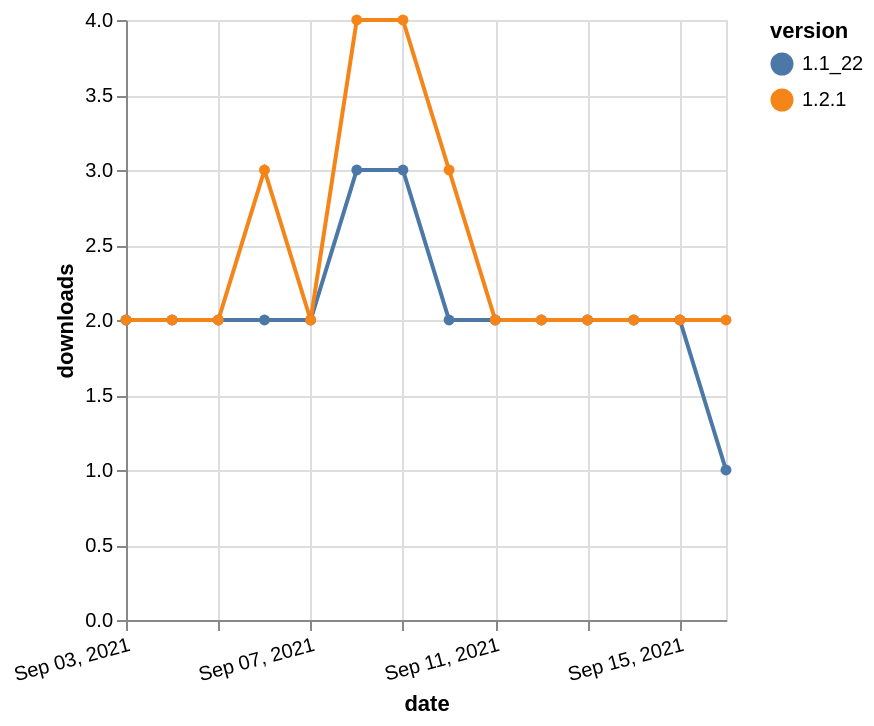

Vega-Lite specification for this chart:
### Vega-Lite specification from a JSON file in a GitHub repository (floating-point values rounded to 4 significant figures)
{"$schema": "https://vega.github.io/schema/vega-lite/v5.json", "description": "A simple bar chart with embedded data.", "data": {"values": [{"date": "2021-09-03", "total": 2087, "delta": 2, "version": "1.1_22"}, {"date": "2021-09-04", "total": 2089, "delta": 2, "version": "1.1_22"}, {"date": "2021-09-05", "total": 2091, "delta": 2, "version": "1.1_22"}, {"date": "2021-09-06", "total": 2093, "delta": 2, "version": "1.1_22"}, {"date": "2021-09-07", "total": 2095, "delta": 2, "version": "1.1_22"}, {"date": "2021-09-08", "total": 2098, "delta": 3, "version": "1.1_22"}, {"date": "2021-09-09", "total": 2101, "delta": 3, "version": "1.1_22"}, {"date": "2021-09-10", "total": 2103, "delta": 2, "version": "1.1_22"}, {"date": "2021-09-11", "total": 2105, "delta": 2, "version": "1.1_22"}, {"date": "2021-09-12", "total": 2107, "delta": 2, "version": "1.1_22"}, {"date": "2021-09-13", "total": 2109, "delta": 2, "version": "1.1_22"}, {"date": "2021-09-14", "total": 2111, "delta": 2, "version": "1.1_22"}, {"date": "2021-09-15", "total": 2113, "delta": 2, "version": "1.1_22"}, {"date": "2021-09-16", "total": 2114, "delta": 1, "version": "1.1_22"}, {"date": "2021-09-03", "total": 1943, "delta": 2, "version": "1.2.1"}, {"date": "2021-09-04", "total": 1945, "delta": 2, "version": "1.2.1"}, {"date": "2021-09-05", "total": 1947, "delta": 2, "version": "1.2.1"}, {"date": "2021-09-06", "total": 1950, "delta": 3, "version": "1.2.1"}, {"date": "2021-09-07", "total": 1952, "delta": 2, "version": "1.2.1"}, {"date": "2021-09-08", "total": 1956, "delta": 4, "version": "1.2.1"}, {"date": "2021-09-09", "total": 1960, "delta": 4, "version": "1.2.1"}, {"date": "2021-09-10", "total": 1963, "delta": 3, "version": "1.2.1"}, {"date": "2021-09-11", "total": 1965, "delta": 2, "version": "1.2.1"}, {"date": "2021-09-12", "total": 1967, "delta": 2, "version": "1.2.1"}, {"date": "2021-09-13", "total": 1969, "delta": 2, "version": "1.2.1"}, {"date": "2021-09-14", "total": 1971, "delta": 2, "version": "1.2.1"}, {"date": "2021-09-15", "total": 1973, "delta": 2, "version": "1.2.1"}, {"date": "2021-09-16", "total": 1975, "delta": 2, "version": "1.2.1"}]}, "width": "container", "mark": {"type": "line", "point": {"filled": true}}, "encoding": {"x": {"field": "date", "type": "temporal", "timeUnit": "yearmonthdate", "title": "date", "axis": {"labelAngle": -15}}, "y": {"field": "delta", "type": "quantitative", "title": "downloads"}, "color": {"field": "version", "type": "nominal"}, "tooltip": {"field": "delta"}}}
